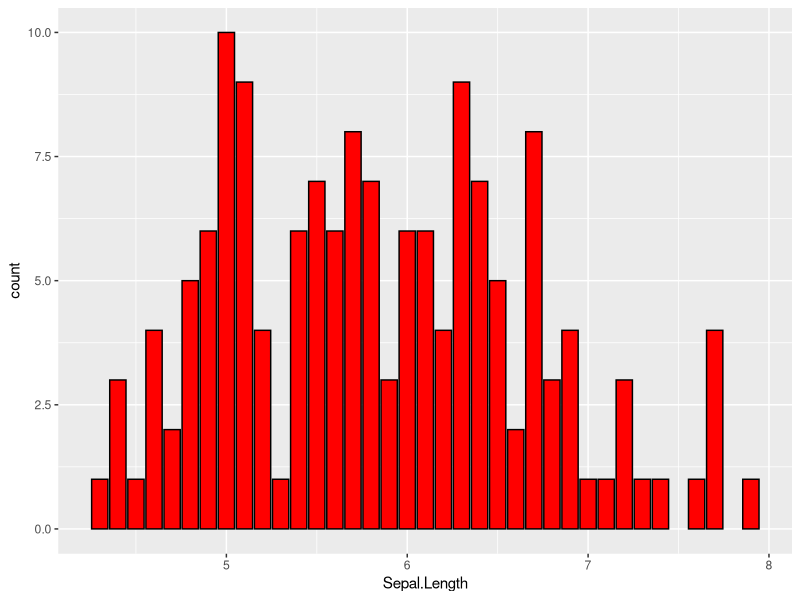
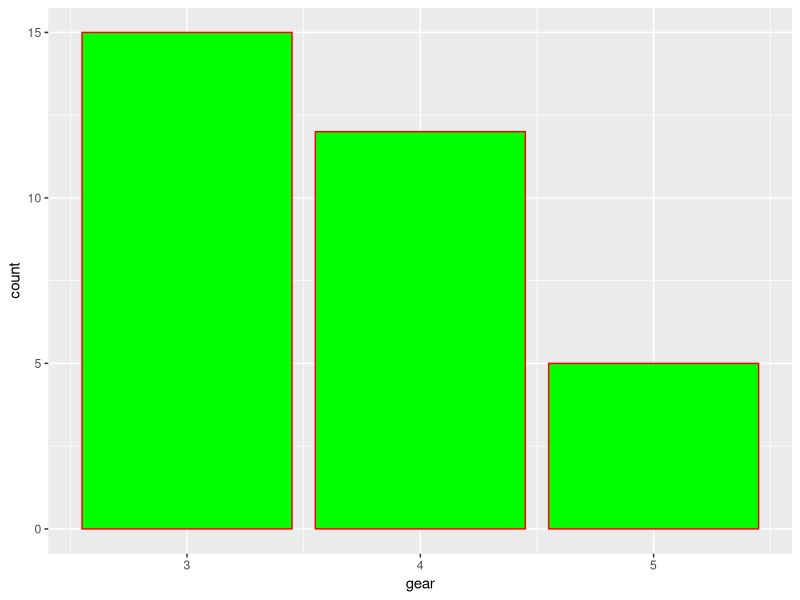
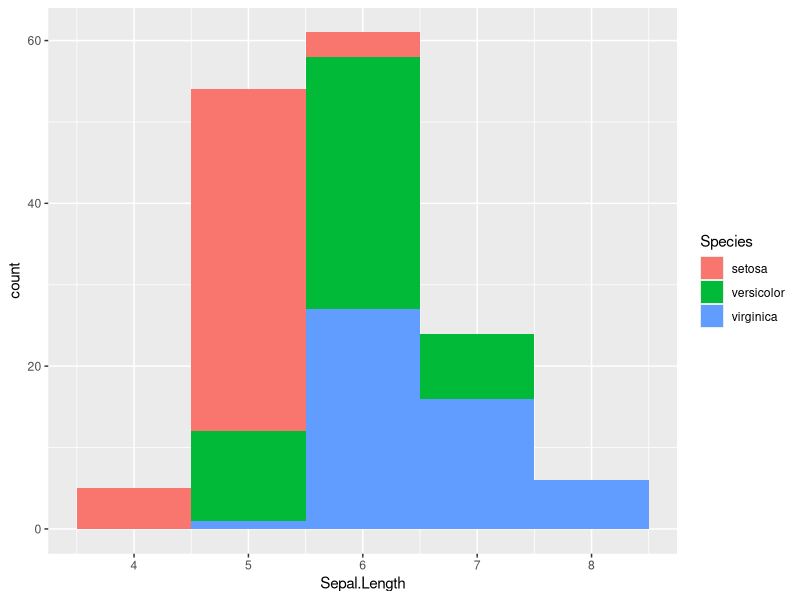
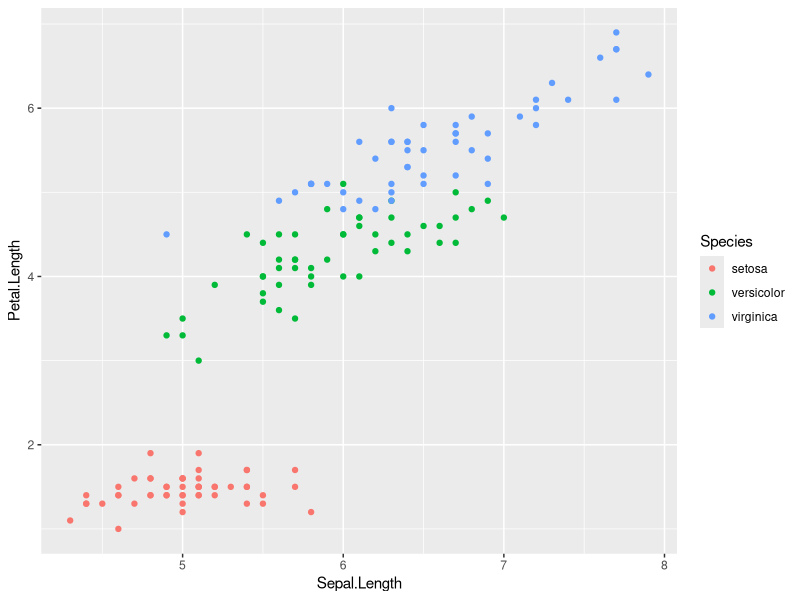
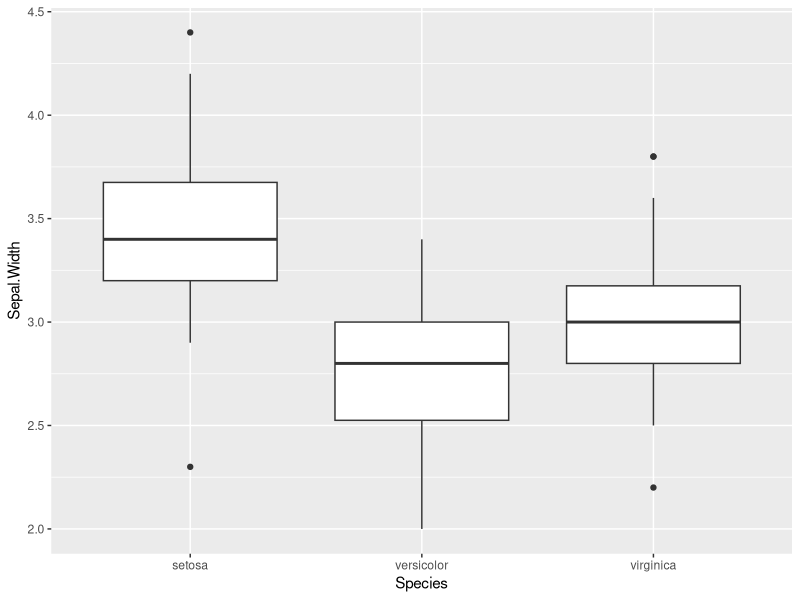
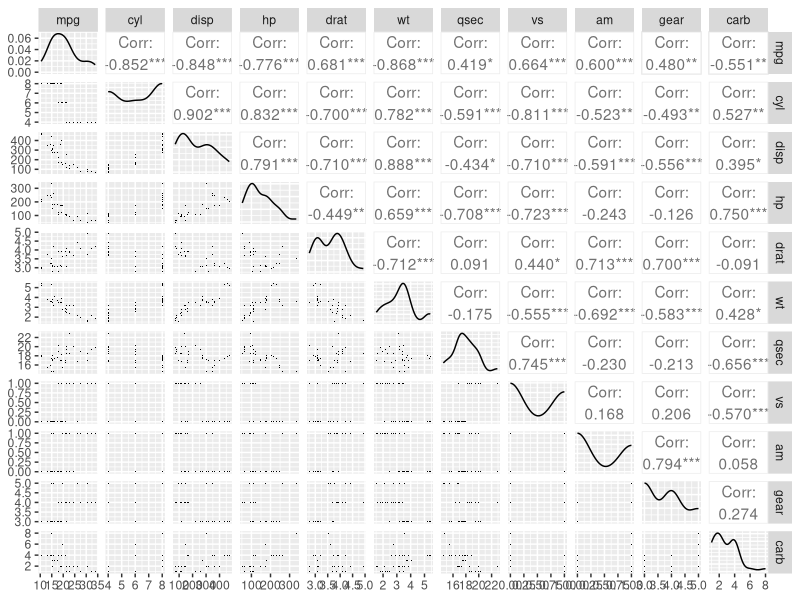

Write the R code that produced these figures, in order.
## ---- chunk 1
knitr::opts_chunk$set(echo = TRUE)
## ---- chunk 2
iris
mtcars
## ---- chunk 3
library(ggplot2)
ggplot(iris , aes(x= Sepal.Length))+
  geom_bar(fill = "red" , colour= "black")
## ---- chunk 4
#mtcars
library(ggplot2)
ggplot(mtcars , aes(x= gear))+
  geom_bar(fill = "green" , colour= "red")
## ---- chunk 5
#iris
library(ggplot2)
ggplot(iris, aes(x = Sepal.Length , fill =  Species))+
  geom_histogram(binwidth = 1)
## ---- chunk 6
#iris
library(ggplot2)
ggplot(iris , aes(x = Sepal.Length , y =   Petal.Length, colour = Species))+
  geom_point()
## ---- chunk 7
#iris
library(ggplot2)
ggplot(iris , aes(x= Species , y = Sepal.Width))+
  geom_boxplot()
## ---- chunk 8
#mtcar
library(ggplot2)
library(GGally)
library(scales)
ggpairs(mtcars,lower= list(continuous = wrap("points", shape = I('.'))),
        upper = list(combo = wrap("box", outlier.shape = I('.'))))

